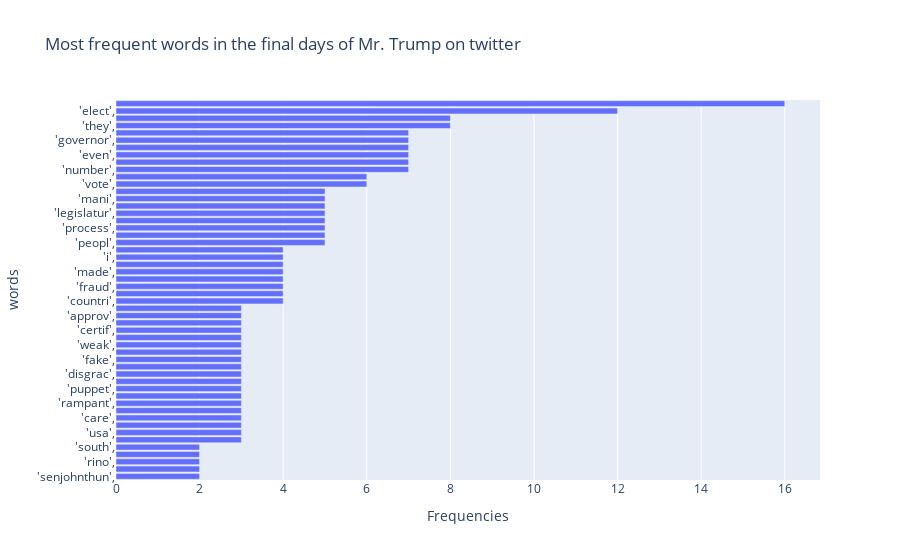

The notebook cell this image was saved under:
### Markdown cell above
Dropped indices are for words that are irrelevant.

### Code cell
fig = px.bar(frequentwords, x="Frequencies", y="words", orientation="h", height=1000,
            title="Most frequent words in the final days of Mr. Trump on twitter")
fig.show()

### Figure 1 — Plotly figure (JSON) as saved in the notebook; plotly's stock layout.template omitted (floating-point values rounded to 4 significant figures)
{"data": [{"alignmentgroup": "True", "hovertemplate": "Frequencies=%{x}<br>words=%{y}<extra></extra>", "legendgroup": "", "marker": {"color": "#636efa"}, "name": "", "offsetgroup": "", "orientation": "h", "showlegend": false, "textposition": "auto", "type": "bar", "x": [2, 2, 2, 2, 2, 3, 3, 3, 3, 3, 3, 3, 3, 3, 3, 3, 3, 3, 3, 3, 3, 3, 3, 3, 4, 4, 4, 4, 4, 4, 4, 4, 5, 5, 5, 5, 5, 5, 5, 5, 6, 6, 7, 7, 7, 7, 7, 7, 8, 8, 12, 16], "xaxis": "x", "y": ["'senjohnthun',", "'hope',", "'rino',", "'dakota',", "'south',", "'see',", "'usa',", "'presidenti',", "'care',", "'polit',", "'rampant',", "'briankempga',", "'puppet',", "'noth',", "'disgrac',", "'ballot',", "'fake',", "'parti',", "'weak',", "'ineffect',", "'certif',", "'never',", "'approv',", "'le',", "'countri',", "'mike',", "'fraud',", "'fulton',", "'made',", "'win',", "'i',", "'counti',", "'peopl',", "'done',", "'process',", "'voter',", "'legislatur',", "'corrupt',", "'mani',", "'want',", "'vote',", "'certifi',", "'number',", "'republican',", "'even',", "'fraudul',", "'governor',", "'great',", "'they',", "'georgia',", "'elect',", "'state',"], "yaxis": "y"}], "layout": {"autosize": true, "barmode": "relative", "legend": {"tracegroupgap": 0}, "title": {"text": "Most frequent words in the final days of Mr. Trump on twitter"}, "xaxis": {"anchor": "y", "autorange": true, "domain": [0, 1], "range": [0, 16.84], "title": {"text": "Frequencies"}, "type": "linear"}, "yaxis": {"anchor": "x", "autorange": true, "domain": [0, 1], "range": [-0.5, 51.5], "title": {"text": "words"}, "type": "category"}}}
